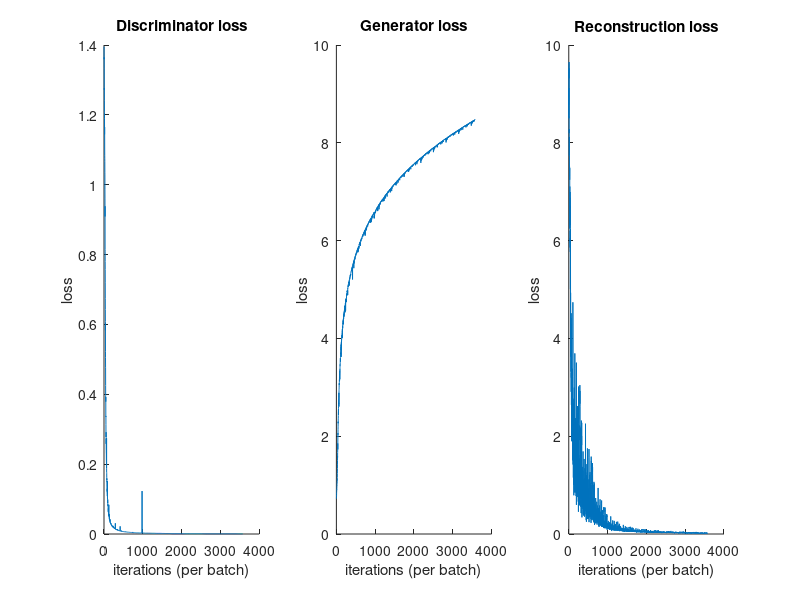

Write MATLAB code to recreate this figure. (Note: this script raises an error after producing the figure.)
%%
load('epochs.mat')
subplot(1, 3, 1)
hold on
plot(discriminator_loss)
ylabel("loss")
xlabel("iterations (per batch)")
title("Discriminator loss")
hold off
subplot(1, 3, 2)
hold on
plot(generator_loss)
ylabel("loss")
xlabel("iterations (per batch)")
title("Generator loss")
hold off
subplot(1, 3, 3)
hold on
plot(reconstruction_loss)
ylabel("loss")
xlabel("iterations (per batch)")
title("Reconstruction loss")
hold off

%%
plot(discriminator_loss(3000:4000))